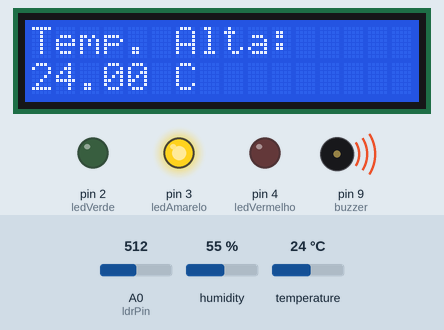
Simulated run of this sketch. Board: Arduino Uno, built with avr-gcc and run on an emulated ATmega328P. Parts: 16×2 character LCD, output pins drawn as LEDs (lit = HIGH), buzzer (waves = sounding, pin HIGH). The inputs (shaded band) are chosen by the test bench; at power-on: A0 (ldrPin) = 512, humidity 55 %, temperature 24 °C.

Above: at 15.2 s.
At 18.2 s:
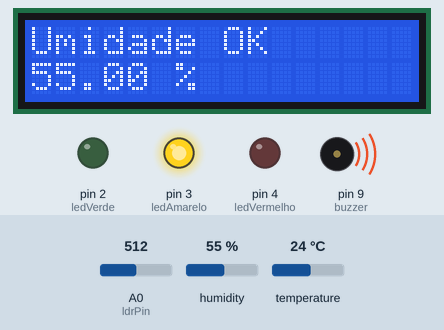
At 21.2 s:
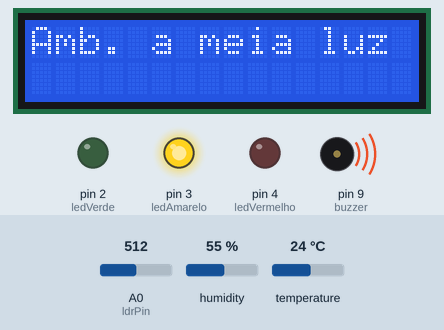
Timing chart, 0 to 39.7 s (numbered marks = the images above):
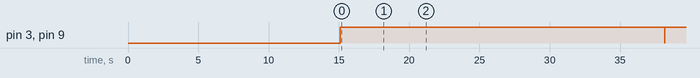

Measured:
- by itself, pin 3 (ledAmarelo), pin 9 (buzzer): LOW → HIGH at 15.1 s, → LOW 23.1 s later, → HIGH 0.02 s later
- what the display in image 0 shows lasts 3.0 s, from 15.1 s to 18.1 s

The sketch:

sketch.ino
```cpp
#include <Wire.h>
#include <LiquidCrystal_I2C.h>
#include <Adafruit_Sensor.h>
#include <DHT.h>
#include <DHT_U.h>

#define DHTPIN 7
#define DHTTYPE DHT22
DHT_Unified dht(DHTPIN, DHTTYPE);

LiquidCrystal_I2C lcd(0x27, 16, 2);

// Pinos
const int ldrPin = A0;
const int ledVerde = 2;
const int ledAmarelo = 3;
const int ledVermelho = 4;
const int buzzer = 9;

void setup() {
  Serial.begin(9600);
  dht.begin();
  lcd.begin(16, 2);
  lcd.backlight();

  pinMode(ledVerde, OUTPUT);
  pinMode(ledAmarelo, OUTPUT);
  pinMode(ledVermelho, OUTPUT);
  pinMode(buzzer, OUTPUT);
}

void loop() {
  // Realiza as médias de 5 leituras
  float tempMedia = mediaTemperatura();
  float umidMedia = mediaUmidade();
  int luzMedia = mediaLDR();

  // Zera todos os atuadores antes da nova análise
  desligaTodos();

  // --- Temperatura ---
  if (tempMedia < 10) {
    lcd.setCursor(0, 0);
    lcd.print("Temp. Baixa:");
    lcd.setCursor(0, 1);
    lcd.print(tempMedia); lcd.print(" C");
    digitalWrite(ledAmarelo, HIGH);
    digitalWrite(buzzer, HIGH);
  } else if (tempMedia <= 15) {
    lcd.setCursor(0, 0);
    lcd.print("Temperatura OK");
    lcd.setCursor(0, 1);
    lcd.print(tempMedia); lcd.print(" C");
  } else {
    lcd.setCursor(0, 0);
    lcd.print("Temp. Alta:");
    lcd.setCursor(0, 1);
    lcd.print(tempMedia); lcd.print(" C");
    digitalWrite(ledAmarelo, HIGH);
    digitalWrite(buzzer, HIGH);
  }

  delay(3000);
  lcd.clear();

  // --- Umidade ---
  if (umidMedia < 50) {
    lcd.setCursor(0, 0);
    lcd.print("Umidade Baixa:");
    lcd.setCursor(0, 1);
    lcd.print(umidMedia); lcd.print(" %");
    digitalWrite(ledVermelho, HIGH);
    digitalWrite(buzzer, HIGH);
  } else if (umidMedia <= 70) {
    lcd.setCursor(0, 0);
    lcd.print("Umidade OK");
    lcd.setCursor(0, 1);
    lcd.print(umidMedia); lcd.print(" %");
  } else {
    lcd.setCursor(0, 0);
    lcd.print("Umidade Alta:");
    lcd.setCursor(0, 1);
    lcd.print(umidMedia); lcd.print(" %");
    digitalWrite(ledVermelho, HIGH);
    digitalWrite(buzzer, HIGH);
  }

  delay(3000);
  lcd.clear();

  // --- Luminosidade ---
  if (luzMedia < 400) {
    lcd.setCursor(0, 0);
    lcd.print("Ambiente escuro");
    digitalWrite(ledVerde, HIGH);
  } else if (luzMedia <= 600) {
    lcd.setCursor(0, 0);
    lcd.print("Amb. a meia luz");
    digitalWrite(ledAmarelo, HIGH);
  } else {
    lcd.setCursor(0, 0);
    lcd.print("Amb. muito claro");
    digitalWrite(ledVermelho, HIGH);
    digitalWrite(buzzer, HIGH);
  }

  delay(2000);
  lcd.clear();
}

// Função para desligar todos os LEDs e buzzer
void desligaTodos() {
  digitalWrite(ledVerde, LOW);
  digitalWrite(ledAmarelo, LOW);
  digitalWrite(ledVermelho, LOW);
  digitalWrite(buzzer, LOW);
}

// Média de 5 leituras de temperatura
float mediaTemperatura() {
  sensors_event_t event;
  float soma = 0;
  for (int i = 0; i < 5; i++) {
    dht.temperature().getEvent(&event);
    soma += event.temperature;
    delay(1000);
  }
  return soma / 5.0;
}

// Média de 5 leituras de umidade
float mediaUmidade() {
  sensors_event_t event;
  float soma = 0;
  for (int i = 0; i < 5; i++) {
    dht.humidity().getEvent(&event);
    soma += event.relative_humidity;
    delay(1000);
  }
  return soma / 5.0;
}

// Média de 5 leituras do LDR
int mediaLDR() {
  int soma = 0;
  for (int i = 0; i < 5; i++) {
    soma += analogRead(ldrPin);
    delay(1000);
  }
  return soma / 5;
}
```
